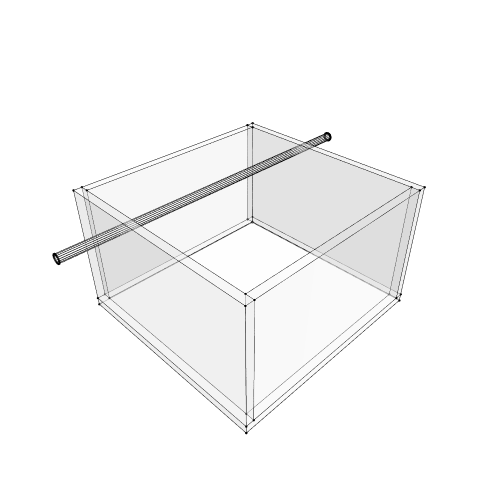

Write notebook code for a chart like this one.
### Markdown cell above
## 10. Show the geometry

### Code cell
Topology.Show(w1, w2, w3, w4, f, pipe,
              vertexSizeKey="size",
              vertexColorKey="color",
              edgeWidthKey="width",
              edgeColorKey="color",
              faceOpacity=0.3,
              width=500,
              height=500,
              backgroundColor="white",
              renderer=renderer)

### Figure 1 — Plotly figure (JSON) as saved in the notebook; plotly's stock layout.template omitted (floating-point values rounded to 4 significant figures; data arrays with more than 128 entries replaced by an {"elided": "..."} marker saying what was removed)
{"data": [{"customdata": ["", "", "", "", "", "", "", ""], "hoverinfo": "text", "hovertemplate": ["Click ", "Click ", "Click ", "Click ", "Click ", "Click ", "Click ", "Click "], "hovertext": ["", "", "", "", "", "", "", ""], "legendgroup": "1", "legendrank": 1, "marker": {"color": ["#000000", "#000000", "#000000", "#000000", "#000000", "#000000", "#000000", "#000000"], "line": {"width": 0}, "opacity": 1, "size": [2.8, 2.8, 2.8, 2.8, 2.8, 2.8, 2.8, 2.8], "sizemode": "diameter", "symbol": "circle"}, "mode": "markers", "name": "1: Untitled (Vertices)", "showlegend": false, "text": ["", "", "", "", "", "", "", ""], "type": "scatter3d", "x": [-2.5, 2.5, 2.5, -2.5, 2.5, -2.5, 2.5, -2.5], "y": [2.6, 2.6, 2.4, 2.4, 2.6, 2.6, 2.4, 2.4], "z": [-1.5, -1.5, -1.5, -1.5, 1.5, 1.5, 1.5, 1.5]}, {"hoverinfo": "text", "hovertext": [], "legendgroup": "2", "legendrank": 2, "line": {"color": "#000000", "dash": "solid", "width": 1}, "marker": {"color": "#000000", "size": 0.25, "symbol": "circle"}, "mode": "markers+lines", "name": "1: Untitled (Edges)", "showlegend": false, "text": [], "type": "scatter3d", "x": [-2.5, 2.5, null, 2.5, 2.5, null, 2.5, -2.5, null, -2.5, -2.5, null, 2.5, 2.5, null, -2.5, 2.5, null, -2.5, -2.5, null, 2.5, 2.5, null, 2.5, 2.5, null, -2.5, -2.5, null, 2.5, -2.5, null, -2.5, -2.5, null], "y": [2.6, 2.6, null, 2.6, 2.4, null, 2.4, 2.4, null, 2.4, 2.6, null, 2.6, 2.6, null, 2.6, 2.6, null, 2.6, 2.6, null, 2.4, 2.4, null, 2.6, 2.4, null, 2.4, 2.4, null, 2.4, 2.4, null, 2.4, 2.6, null], "z": [-1.5, -1.5, null, -1.5, -1.5, null, -1.5, -1.5, null, -1.5, -1.5, null, 1.5, -1.5, null, 1.5, 1.5, null, -1.5, 1.5, null, 1.5, -1.5, null, 1.5, 1.5, null, 1.5, -1.5, null, 1.5, 1.5, null, 1.5, 1.5, null]}, {"cmax": 1, "cmin": 0, "color": "#FAFAFA", "colorscale": [[0, "#440154"], [0.1111, "#482878"], [0.2222, "#3e4989"], [0.3333, "#31688e"], [0.4444, "#26828e"], [0.5556, "#1f9e89"], [0.6667, "#35b779"], [0.7778, "#6ece58"], [0.8889, "#b5de2b"], [1, "#fde725"]], "flatshading": true, "hoverinfo": "text", "hovertext": "", "i": [0, 0, 4, 0, 5, 1, 3, 7, 0, 4, 6, 7], "j": [1, 2, 5, 4, 6, 5, 2, 3, 3, 0, 5, 6], "k": [2, 3, 1, 1, 2, 2, 6, 6, 7, 7, 4, 4], "legendgroup": "3", "legendrank": 3, "lighting": {"facenormalsepsilon": 0}, "name": "1: Untitled (Faces)", "opacity": 0.3, "showlegend": false, "showscale": false, "text": "", "type": "mesh3d", "x": [-2.5, 2.5, 2.5, -2.5, -2.5, 2.5, 2.5, -2.5], "y": [2.6, 2.6, 2.4, 2.4, 2.6, 2.6, 2.4, 2.4], "z": [-1.5, -1.5, -1.5, -1.5, 1.5, 1.5, 1.5, 1.5]}, {"customdata": ["", "", "", "", "", "", "", ""], "hoverinfo": "text", "hovertemplate": ["Click ", "Click ", "Click ", "Click ", "Click ", "Click ", "Click ", "Click "], "hovertext": ["", "", "", "", "", "", "", ""], "legendgroup": "5", "legendrank": 5, "marker": {"color": ["#000000", "#000000", "#000000", "#000000", "#000000", "#000000", "#000000", "#000000"], "line": {"width": 0}, "opacity": 1, "size": [2.8, 2.8, 2.8, 2.8, 2.8, 2.8, 2.8, 2.8], "sizemode": "diameter", "symbol": "circle"}, "mode": "markers", "name": "2: Untitled (Vertices)", "showlegend": false, "text": ["", "", "", "", "", "", "", ""], "type": "scatter3d", "x": [-2.5, 2.5, 2.5, -2.5, 2.5, -2.5, 2.5, -2.5], "y": [-2.4, -2.4, -2.6, -2.6, -2.4, -2.4, -2.6, -2.6], "z": [-1.5, -1.5, -1.5, -1.5, 1.5, 1.5, 1.5, 1.5]}, {"hoverinfo": "text", "hovertext": [], "legendgroup": "6", "legendrank": 6, "line": {"color": "#000000", "dash": "solid", "width": 1}, "marker": {"color": "#000000", "size": 0.25, "symbol": "circle"}, "mode": "markers+lines", "name": "2: Untitled (Edges)", "showlegend": false, "text": [], "type": "scatter3d", "x": [-2.5, 2.5, null, 2.5, 2.5, null, 2.5, -2.5, null, -2.5, -2.5, null, 2.5, 2.5, null, -2.5, 2.5, null, -2.5, -2.5, null, 2.5, 2.5, null, 2.5, 2.5, null, -2.5, -2.5, null, 2.5, -2.5, null, -2.5, -2.5, null], "y": [-2.4, -2.4, null, -2.4, -2.6, null, -2.6, -2.6, null, -2.6, -2.4, null, -2.4, -2.4, null, -2.4, -2.4, null, -2.4, -2.4, null, -2.6, -2.6, null, -2.4, -2.6, null, -2.6, -2.6, null, -2.6, -2.6, null, -2.6, -2.4, null], "z": [-1.5, -1.5, null, -1.5, -1.5, null, -1.5, -1.5, null, -1.5, -1.5, null, 1.5, -1.5, null, 1.5, 1.5, null, -1.5, 1.5, null, 1.5, -1.5, null, 1.5, 1.5, null, 1.5, -1.5, null, 1.5, 1.5, null, 1.5, 1.5, null]}, {"cmax": 1, "cmin": 0, "color": "#FAFAFA", "colorscale": [[0, "#440154"], [0.1111, "#482878"], [0.2222, "#3e4989"], [0.3333, "#31688e"], [0.4444, "#26828e"], [0.5556, "#1f9e89"], [0.6667, "#35b779"], [0.7778, "#6ece58"], [0.8889, "#b5de2b"], [1, "#fde725"]], "flatshading": true, "hoverinfo": "text", "hovertext": "", "i": [0, 0, 4, 0, 5, 1, 3, 7, 0, 4, 6, 7], "j": [1, 2, 5, 4, 6, 5, 2, 3, 3, 0, 5, 6], "k": [2, 3, 1, 1, 2, 2, 6, 6, 7, 7, 4, 4], "legendgroup": "7", "legendrank": 7, "lighting": {"facenormalsepsilon": 0}, "name": "2: Untitled (Faces)", "opacity": 0.3, "showlegend": false, "showscale": false, "text": "", "type": "mesh3d", "x": [-2.5, 2.5, 2.5, -2.5, -2.5, 2.5, 2.5, -2.5], "y": [-2.4, -2.4, -2.6, -2.6, -2.4, -2.4, -2.6, -2.6], "z": [-1.5, -1.5, -1.5, -1.5, 1.5, 1.5, 1.5, 1.5]}, {"customdata": ["", "", "", "", "", "", "", ""], "hoverinfo": "text", "hovertemplate": ["Click ", "Click ", "Click ", "Click ", "Click ", "Click ", "Click ", "Click "], "hovertext": ["", "", "", "", "", "", "", ""], "legendgroup": "9", "legendrank": 9, "marker": {"color": ["#000000", "#000000", "#000000", "#000000", "#000000", "#000000", "#000000", "#000000"], "line": {"width": 0}, "opacity": 1, "size": [2.8, 2.8, 2.8, 2.8, 2.8, 2.8, 2.8, 2.8], "sizemode": "diameter", "symbol": "circle"}, "mode": "markers", "name": "3: Untitled (Vertices)", "showlegend": false, "text": ["", "", "", "", "", "", "", ""], "type": "scatter3d", "x": [2.5, 2.7, 2.7, 2.5, 2.7, 2.5, 2.7, 2.5], "y": [2.6, 2.6, -2.6, -2.6, 2.6, 2.6, -2.6, -2.6], "z": [-1.5, -1.5, -1.5, -1.5, 1.5, 1.5, 1.5, 1.5]}, {"hoverinfo": "text", "hovertext": [], "legendgroup": "10", "legendrank": 10, "line": {"color": "#000000", "dash": "solid", "width": 1}, "marker": {"color": "#000000", "size": 0.25, "symbol": "circle"}, "mode": "markers+lines", "name": "3: Untitled (Edges)", "showlegend": false, "text": [], "type": "scatter3d", "x": [2.5, 2.7, null, 2.7, 2.7, null, 2.7, 2.5, null, 2.5, 2.5, null, 2.7, 2.7, null, 2.5, 2.7, null, 2.5, 2.5, null, 2.7, 2.7, null, 2.7, 2.7, null, 2.5, 2.5, null, 2.7, 2.5, null, 2.5, 2.5, null], "y": [2.6, 2.6, null, 2.6, -2.6, null, -2.6, -2.6, null, -2.6, 2.6, null, 2.6, 2.6, null, 2.6, 2.6, null, 2.6, 2.6, null, -2.6, -2.6, null, 2.6, -2.6, null, -2.6, -2.6, null, -2.6, -2.6, null, -2.6, 2.6, null], "z": [-1.5, -1.5, null, -1.5, -1.5, null, -1.5, -1.5, null, -1.5, -1.5, null, 1.5, -1.5, null, 1.5, 1.5, null, -1.5, 1.5, null, 1.5, -1.5, null, 1.5, 1.5, null, 1.5, -1.5, null, 1.5, 1.5, null, 1.5, 1.5, null]}, {"cmax": 1, "cmin": 0, "color": "#FAFAFA", "colorscale": [[0, "#440154"], [0.1111, "#482878"], [0.2222, "#3e4989"], [0.3333, "#31688e"], [0.4444, "#26828e"], [0.5556, "#1f9e89"], [0.6667, "#35b779"], [0.7778, "#6ece58"], [0.8889, "#b5de2b"], [1, "#fde725"]], "flatshading": true, "hoverinfo": "text", "hovertext": "", "i": [0, 0, 4, 0, 5, 1, 3, 7, 0, 4, 6, 7], "j": [1, 2, 5, 4, 6, 5, 2, 3, 3, 0, 5, 6], "k": [2, 3, 1, 1, 2, 2, 6, 6, 7, 7, 4, 4], "legendgroup": "11", "legendrank": 11, "lighting": {"facenormalsepsilon": 0}, "name": "3: Untitled (Faces)", "opacity": 0.3, "showlegend": false, "showscale": false, "text": "", "type": "mesh3d", "x": [2.5, 2.7, 2.7, 2.5, 2.5, 2.7, 2.7, 2.5], "y": [2.6, 2.6, -2.6, -2.6, 2.6, 2.6, -2.6, -2.6], "z": [-1.5, -1.5, -1.5, -1.5, 1.5, 1.5, 1.5, 1.5]}, {"customdata": ["", "", "", "", "", "", "", ""], "hoverinfo": "text", "hovertemplate": ["Click ", "Click ", "Click ", "Click ", "Click ", "Click ", "Click ", "Click "], "hovertext": ["", "", "", "", "", "", "", ""], "legendgroup": "13", "legendrank": 13, "marker": {"color": ["#000000", "#000000", "#000000", "#000000", "#000000", "#000000", "#000000", "#000000"], "line": {"width": 0}, "opacity": 1, "size": [2.8, 2.8, 2.8, 2.8, 2.8, 2.8, 2.8, 2.8], "sizemode": "diameter", "symbol": "circle"}, "mode": "markers", "name": "4: Untitled (Vertices)", "showlegend": false, "text": ["", "", "", "", "", "", "", ""], "type": "scatter3d", "x": [-2.7, -2.5, -2.5, -2.7, -2.5, -2.7, -2.5, -2.7], "y": [2.6, 2.6, -2.6, -2.6, 2.6, 2.6, -2.6, -2.6], "z": [-1.5, -1.5, -1.5, -1.5, 1.5, 1.5, 1.5, 1.5]}, {"hoverinfo": "text", "hovertext": [], "legendgroup": "14", "legendrank": 14, "line": {"color": "#000000", "dash": "solid", "width": 1}, "marker": {"color": "#000000", "size": 0.25, "symbol": "circle"}, "mode": "markers+lines", "name": "4: Untitled (Edges)", "showlegend": false, "text": [], "type": "scatter3d", "x": [-2.7, -2.5, null, -2.5, -2.5, null, -2.5, -2.7, null, -2.7, -2.7, null, -2.5, -2.5, null, -2.7, -2.5, null, -2.7, -2.7, null, -2.5, -2.5, null, -2.5, -2.5, null, -2.7, -2.7, null, -2.5, -2.7, null, -2.7, -2.7, null], "y": [2.6, 2.6, null, 2.6, -2.6, null, -2.6, -2.6, null, -2.6, 2.6, null, 2.6, 2.6, null, 2.6, 2.6, null, 2.6, 2.6, null, -2.6, -2.6, null, 2.6, -2.6, null, -2.6, -2.6, null, -2.6, -2.6, null, -2.6, 2.6, null], "z": [-1.5, -1.5, null, -1.5, -1.5, null, -1.5, -1.5, null, -1.5, -1.5, null, 1.5, -1.5, null, 1.5, 1.5, null, -1.5, 1.5, null, 1.5, -1.5, null, 1.5, 1.5, null, 1.5, -1.5, null, 1.5, 1.5, null, 1.5, 1.5, null]}, {"cmax": 1, "cmin": 0, "color": "#FAFAFA", "colorscale": [[0, "#440154"], [0.1111, "#482878"], [0.2222, "#3e4989"], [0.3333, "#31688e"], [0.4444, "#26828e"], [0.5556, "#1f9e89"], [0.6667, "#35b779"], [0.7778, "#6ece58"], [0.8889, "#b5de2b"], [1, "#fde725"]], "flatshading": true, "hoverinfo": "text", "hovertext": "", "i": [0, 0, 4, 0, 5, 1, 3, 7, 0, 4, 6, 7], "j": [1, 2, 5, 4, 6, 5, 2, 3, 3, 0, 5, 6], "k": [2, 3, 1, 1, 2, 2, 6, 6, 7, 7, 4, 4], "legendgroup": "15", "legendrank": 15, "lighting": {"facenormalsepsilon": 0}, "name": "4: Untitled (Faces)", "opacity": 0.3, "showlegend": false, "showscale": false, "text": "", "type": "mesh3d", "x": [-2.7, -2.5, -2.5, -2.7, -2.7, -2.5, -2.5, -2.7], "y": [2.6, 2.6, -2.6, -2.6, 2.6, 2.6, -2.6, -2.6], "z": [-1.5, -1.5, -1.5, -1.5, 1.5, 1.5, 1.5, 1.5]}, {"customdata": ["", "", "", "", "", "", "", ""], "hoverinfo": "text", "hovertemplate": ["Click ", "Click ", "Click ", "Click ", "Click ", "Click ", "Click ", "Click "], "hovertext": ["", "", "", "", "", "", "", ""], "legendgroup": "17", "legendrank": 17, "marker": {"color": ["#000000", "#000000", "#000000", "#000000", "#000000", "#000000", "#000000", "#000000"], "line": {"width": 0}, "opacity": 1, "size": [2.8, 2.8, 2.8, 2.8, 2.8, 2.8, 2.8, 2.8], "sizemode": "diameter", "symbol": "circle"}, "mode": "markers", "name": "5: Untitled (Vertices)", "showlegend": false, "text": ["", "", "", "", "", "", "", ""], "type": "scatter3d", "x": [-2.7, 2.7, 2.7, -2.7, 2.7, -2.7, 2.7, -2.7], "y": [2.6, 2.6, -2.6, -2.6, 2.6, 2.6, -2.6, -2.6], "z": [-1.7, -1.7, -1.7, -1.7, -1.5, -1.5, -1.5, -1.5]}, {"hoverinfo": "text", "hovertext": [], "legendgroup": "18", "legendrank": 18, "line": {"color": "#000000", "dash": "solid", "width": 1}, "marker": {"color": "#000000", "size": 0.25, "symbol": "circle"}, "mode": "markers+lines", "name": "5: Untitled (Edges)", "showlegend": false, "text": [], "type": "scatter3d", "x": [-2.7, 2.7, null, 2.7, 2.7, null, 2.7, -2.7, null, -2.7, -2.7, null, 2.7, 2.7, null, -2.7, 2.7, null, -2.7, -2.7, null, 2.7, 2.7, null, 2.7, 2.7, null, -2.7, -2.7, null, 2.7, -2.7, null, -2.7, -2.7, null], "y": [2.6, 2.6, null, 2.6, -2.6, null, -2.6, -2.6, null, -2.6, 2.6, null, 2.6, 2.6, null, 2.6, 2.6, null, 2.6, 2.6, null, -2.6, -2.6, null, 2.6, -2.6, null, -2.6, -2.6, null, -2.6, -2.6, null, -2.6, 2.6, null], "z": [-1.7, -1.7, null, -1.7, -1.7, null, -1.7, -1.7, null, -1.7, -1.7, null, -1.5, -1.7, null, -1.5, -1.5, null, -1.7, -1.5, null, -1.5, -1.7, null, -1.5, -1.5, null, -1.5, -1.7, null, -1.5, -1.5, null, -1.5, -1.5, null]}, {"cmax": 1, "cmin": 0, "color": "#FAFAFA", "colorscale": [[0, "#440154"], [0.1111, "#482878"], [0.2222, "#3e4989"], [0.3333, "#31688e"], [0.4444, "#26828e"], [0.5556, "#1f9e89"], [0.6667, "#35b779"], [0.7778, "#6ece58"], [0.8889, "#b5de2b"], [1, "#fde725"]], "flatshading": true, "hoverinfo": "text", "hovertext": "", "i": [0, 0, 4, 0, 5, 1, 3, 7, 0, 4, 6, 7], "j": [1, 2, 5, 4, 6, 5, 2, 3, 3, 0, 5, 6], "k": [2, 3, 1, 1, 2, 2, 6, 6, 7, 7, 4, 4], "legendgroup": "19", "legendrank": 19, "lighting": {"facenormalsepsilon": 0}, "name": "5: Untitled (Faces)", "opacity": 0.3, "showlegend": false, "showscale": false, "text": "", "type": "mesh3d", "x": [-2.7, 2.7, 2.7, -2.7, -2.7, 2.7, 2.7, -2.7], "y": [2.6, 2.6, -2.6, -2.6, 2.6, 2.6, -2.6, -2.6], "z": [-1.7, -1.7, -1.7, -1.7, -1.5, -1.5, -1.5, -1.5]}, {"customdata": ["", "", "", "", "", "", "", "", "", "", "", "", "", "", "", "", "", "", "", "", "", "", "", "", "", "", "", "", "", "", "", ""], "hoverinfo": "text", "hovertemplate": ["Click ", "Click ", "Click ", "Click ", "Click ", "Click ", "Click ", "Click ", "Click ", "Click ", "Click ", "Click ", "Click ", "Click ", "Click ", "Click ", "Click ", "Click ", "Click ", "Click ", "Click ", "Click ", "Click ", "Click ", "Click ", "Click ", "Click ", "Click ", "Click ", "Click ", "Click ", "Click "], "hovertext": ["", "", "", "", "", "", "", "", "", "", "", "", "", "", "", "", "", "", "", "", "", "", "", "", "", "", "", "", "", "", "", ""], "legendgroup": "21", "legendrank": 21, "marker": {"color": ["#000000", "#000000", "#000000", "#000000", "#000000", "#000000", "#000000", "#000000", "#000000", "#000000", "#000000", "#000000", "#000000", "#000000", "#000000", "#000000", "#000000", "#000000", "#000000", "#000000", "#000000", "#000000", "#000000", "#000000", "#000000", "#000000", "#000000", "#000000", "#000000", "#000000", "#000000", "#000000"], "line": {"width": 0}, "opacity": 1, "size": [2.8, 2.8, 2.8, 2.8, 2.8, 2.8, 2.8, 2.8, 2.8, 2.8, 2.8, 2.8, 2.8, 2.8, 2.8, 2.8, 2.8, 2.8, 2.8, 2.8, 2.8, 2.8, 2.8, 2.8, 2.8, 2.8, 2.8, 2.8, 2.8, 2.8, 2.8, 2.8], "sizemode": "diameter", "symbol": "circle"}, "mode": "markers", "name": "6: Untitled (Vertices)", "showlegend": false, "text": ["", "", "", "", "", "", "", "", "", "", "", "", "", "", "", "", "", "", "", "", "", "", "", "", "", "", "", "", "", "", "", ""], "type": "scatter3d", "x": [-4, -4, -4, -4, -4, -4, -4, -4, -4, -4, -4, -4, -4, -4, -4, -4, 4, 4, 4, 4, 4, 4, 4, 4, 4, 4, 4, 4, 4, 4, 4, 4], "y": [1.1, 1.092, 1.071, 1.038, 1, 0.9617, 0.9293, 0.9076, 0.9, 0.9076, 0.9293, 0.9617, 1, 1.038, 1.071, 1.092, 1.092, 1.1, 1.071, 1.038, 1, 0.9617, 0.9293, 0.9076, 0.9, 0.9076, 0.9293, 0.9617, 1, 1.038, 1.071, 1.092], "z": [1.2, 1.238, 1.271, 1.292, 1.3, 1.292, 1.271, 1.238, 1.2, 1.162, 1.129, 1.108, 1.1, 1.108, 1.129, 1.162, 1.238, 1.2, 1.271, 1.292, 1.3, 1.292, 1.271, 1.238, 1.2, 1.162, 1.129, 1.108, 1.1, 1.108, 1.129, 1.162]}, {"hoverinfo": "text", "hovertext": [], "legendgroup": "22", "legendrank": 22, "line": {"color": "#000000", "dash": "solid", "width": 1}, "marker": {"color": "#000000", "size": 0.25, "symbol": "circle"}, "mode": "markers+lines", "name": "6: Untitled (Edges)", "showlegend": false, "text": [], "type": "scatter3d", "x": {"elided": "144 int values"}, "y": {"elided": "144 float values"}, "z": {"elided": "144 float values"}}, {"cmax": 1, "cmin": 0, "color": "#FAFAFA", "colorscale": [[0, "#440154"], [0.1111, "#482878"], [0.2222, "#3e4989"], [0.3333, "#31688e"], [0.4444, "#26828e"], [0.5556, "#1f9e89"], [0.6667, "#35b779"], [0.7778, "#6ece58"], [0.8889, "#b5de2b"], [1, "#fde725"]], "flatshading": true, "hoverinfo": "text", "hovertext": "", "i": [0, 2, 5, 6, 7, 8, 9, 10, 11, 12, 13, 14, 3, 0, 3, 3, 2, 2, 19, 19, 20, 20, 21, 21, 22, 22, 7, 7, 8, 8, 9, 9, 10, 10, 27, 27, 28, 28, 29, 29, 30, 30, 4, 4, 15, 15, 16, 30, 30, 30, 30, 30, 30, 30, 30, 30, 30, 30, 30, 30], "j": [1, 3, 0, 5, 6, 7, 8, 9, 10, 11, 12, 13, 15, 2, 2, 16, 1, 18, 1, 18, 0, 19, 5, 20, 6, 21, 8, 23, 9, 24, 10, 25, 11, 26, 11, 26, 12, 27, 13, 28, 14, 29, 15, 31, 3, 17, 18, 17, 19, 20, 21, 22, 23, 24, 25, 26, 27, 28, 31, 16], "k": [2, 4, 4, 4, 4, 4, 4, 4, 4, 4, 4, 4, 4, 4, 16, 17, 18, 16, 0, 1, 5, 0, 6, 5, 7, 6, 23, 22, 24, 23, 25, 24, 26, 25, 12, 11, 13, 12, 14, 13, 4, 14, 31, 30, 17, 31, 19, 16, 20, 21, 22, 23, 24, 25, 26, 27, 28, 29, 17, 19], "legendgroup": "23", "legendrank": 23, "lighting": {"facenormalsepsilon": 0}, "name": "6: Untitled (Faces)", "opacity": 0.3, "showlegend": false, "showscale": false, "text": "", "type": "mesh3d", "x": [-4, -4, -4, -4, -4, -4, -4, -4, -4, -4, -4, -4, -4, -4, -4, -4, 4, 4, 4, 4, 4, 4, 4, 4, 4, 4, 4, 4, 4, 4, 4, 4], "y": [1.038, 1.071, 1.092, 1.1, 1.071, 1, 0.9617, 0.9293, 0.9076, 0.9, 0.9076, 0.9293, 0.9617, 1, 1.038, 1.092, 1.092, 1.1, 1.071, 1.038, 1, 0.9617, 0.9293, 0.9076, 0.9, 0.9076, 0.9293, 0.9617, 1, 1.038, 1.071, 1.092], "z": [1.292, 1.271, 1.238, 1.2, 1.129, 1.3, 1.292, 1.271, 1.238, 1.2, 1.162, 1.129, 1.108, 1.1, 1.108, 1.162, 1.238, 1.2, 1.271, 1.292, 1.3, 1.292, 1.271, 1.238, 1.2, 1.162, 1.129, 1.108, 1.1, 1.108, 1.129, 1.162]}], "layout": {"autosize": true, "height": 500, "margin": {"b": 40, "l": 40, "r": 40, "t": 40}, "paper_bgcolor": "#FFFFFF", "plot_bgcolor": "#FFFFFF", "scene": {"aspectmode": "data", "camera": {"center": {"x": 0, "y": 0, "z": 0}, "eye": {"x": -1.25, "y": -1.25, "z": 1.25}, "projection": {"type": "perspective"}, "up": {"x": 0, "y": 0, "z": 1}}, "xaxis": {"visible": false}, "yaxis": {"visible": false}, "zaxis": {"visible": false}}, "showlegend": true, "width": 500, "xaxis": {"showgrid": false, "visible": false, "zeroline": false}, "yaxis": {"showgrid": false, "visible": false, "zeroline": false}}}
